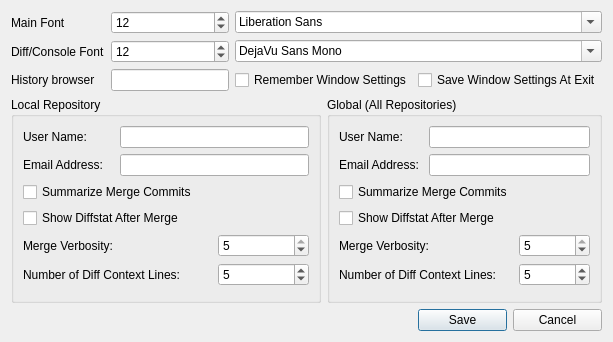
<ui version="4.0" >
 <class>options</class>
 <widget class="QDialog" name="options" >
  <property name="windowModality" >
   <enum>Qt::ApplicationModal</enum>
  </property>
  <property name="geometry" >
   <rect>
    <x>0</x>
    <y>0</y>
    <width>613</width>
    <height>342</height>
   </rect>
  </property>
  <property name="windowTitle" >
   <string>Options</string>
  </property>
  <layout class="QGridLayout" >
   <item row="0" column="0" >
    <widget class="QLabel" name="label_2" >
     <property name="text" >
      <string>Main Font</string>
     </property>
    </widget>
   </item>
   <item row="0" column="1" colspan="2" >
    <widget class="QSpinBox" name="global_ugit_fontui_size" >
     <property name="minimum" >
      <number>8</number>
     </property>
     <property name="value" >
      <number>12</number>
     </property>
    </widget>
   </item>
   <item row="0" column="3" colspan="4" >
    <widget class="QFontComboBox" name="global_ugit_fontui" >
     <property name="currentFont" >
      <font>
       <family>Helvetica</family>
      </font>
     </property>
    </widget>
   </item>
   <item row="1" column="0" >
    <widget class="QLabel" name="label_3" >
     <property name="text" >
      <string>Diff/Console Font</string>
     </property>
    </widget>
   </item>
   <item row="1" column="1" colspan="2" >
    <widget class="QSpinBox" name="global_ugit_fontdiff_size" >
     <property name="minimum" >
      <number>8</number>
     </property>
     <property name="value" >
      <number>12</number>
     </property>
    </widget>
   </item>
   <item row="1" column="3" colspan="4" >
    <widget class="QFontComboBox" name="global_ugit_fontdiff" >
     <property name="fontFilters" >
      <set>QFontComboBox::MonospacedFonts</set>
     </property>
     <property name="currentFont" >
      <font>
       <family>Andale Mono</family>
      </font>
     </property>
    </widget>
   </item>
   <item row="2" column="0" >
    <widget class="QLabel" name="label_11" >
     <property name="text" >
      <string>History browser</string>
     </property>
    </widget>
   </item>
   <item row="2" column="1" colspan="2" >
    <widget class="QLineEdit" name="global_ugit_historybrowser" >
     <property name="text" >
      <string/>
     </property>
    </widget>
   </item>
   <item row="3" column="0" colspan="4" >
    <widget class="QGroupBox" name="local_groupbox" >
     <property name="title" >
      <string>Local Repository</string>
     </property>
     <layout class="QGridLayout" >
      <item row="0" column="0" >
       <widget class="QLabel" name="label_4" >
        <property name="text" >
         <string>User Name:</string>
        </property>
       </widget>
      </item>
      <item row="0" column="1" colspan="2" >
       <widget class="QLineEdit" name="local_user_name" />
      </item>
      <item row="1" column="0" >
       <widget class="QLabel" name="label_5" >
        <property name="text" >
         <string>Email Address:</string>
        </property>
       </widget>
      </item>
      <item row="1" column="1" colspan="2" >
       <widget class="QLineEdit" name="local_user_email" />
      </item>
      <item row="2" column="0" colspan="2" >
       <widget class="QCheckBox" name="local_merge_summary" >
        <property name="text" >
         <string>Summarize Merge Commits</string>
        </property>
       </widget>
      </item>
      <item row="3" column="0" colspan="3" >
       <widget class="QCheckBox" name="local_merge_diffstat" >
        <property name="text" >
         <string>Show Diffstat After Merge</string>
        </property>
       </widget>
      </item>
      <item row="4" column="0" colspan="2" >
       <widget class="QLabel" name="label_6" >
        <property name="text" >
         <string>Merge Verbosity:</string>
        </property>
       </widget>
      </item>
      <item row="4" column="2" >
       <widget class="QSpinBox" name="local_merge_verbosity" >
        <property name="minimum" >
         <number>0</number>
        </property>
        <property name="maximum" >
         <number>5</number>
        </property>
        <property name="value" >
         <number>5</number>
        </property>
       </widget>
      </item>
      <item row="5" column="0" colspan="2" >
       <widget class="QLabel" name="label" >
        <property name="text" >
         <string>Number of Diff Context Lines:</string>
        </property>
       </widget>
      </item>
      <item row="5" column="2" >
       <widget class="QSpinBox" name="local_gui_diffcontext" >
        <property name="minimum" >
         <number>2</number>
        </property>
        <property name="value" >
         <number>5</number>
        </property>
       </widget>
      </item>
     </layout>
    </widget>
   </item>
   <item row="3" column="4" colspan="3" >
    <widget class="QGroupBox" name="globalGroupBox" >
     <property name="title" >
      <string>Global (All Repositories)</string>
     </property>
     <layout class="QGridLayout" >
      <item row="0" column="0" >
       <widget class="QLabel" name="label_7" >
        <property name="text" >
         <string>User Name:</string>
        </property>
       </widget>
      </item>
      <item row="0" column="1" colspan="2" >
       <widget class="QLineEdit" name="global_user_name" />
      </item>
      <item row="1" column="0" >
       <widget class="QLabel" name="label_8" >
        <property name="text" >
         <string>Email Address:</string>
        </property>
       </widget>
      </item>
      <item row="1" column="1" colspan="2" >
       <widget class="QLineEdit" name="global_user_email" />
      </item>
      <item row="2" column="0" colspan="2" >
       <widget class="QCheckBox" name="global_merge_summary" >
        <property name="text" >
         <string>Summarize Merge Commits</string>
        </property>
       </widget>
      </item>
      <item row="3" column="0" colspan="3" >
       <widget class="QCheckBox" name="global_merge_diffstat" >
        <property name="text" >
         <string>Show Diffstat After Merge</string>
        </property>
       </widget>
      </item>
      <item row="4" column="0" colspan="2" >
       <widget class="QLabel" name="label_10" >
        <property name="text" >
         <string>Merge Verbosity:</string>
        </property>
       </widget>
      </item>
      <item row="4" column="2" >
       <widget class="QSpinBox" name="global_merge_verbosity" >
        <property name="minimum" >
         <number>0</number>
        </property>
        <property name="maximum" >
         <number>5</number>
        </property>
        <property name="value" >
         <number>5</number>
        </property>
       </widget>
      </item>
      <item row="5" column="0" colspan="2" >
       <widget class="QLabel" name="label_9" >
        <property name="text" >
         <string>Number of Diff Context Lines:</string>
        </property>
       </widget>
      </item>
      <item row="5" column="2" >
       <widget class="QSpinBox" name="global_gui_diffcontext" >
        <property name="minimum" >
         <number>2</number>
        </property>
        <property name="value" >
         <number>5</number>
        </property>
       </widget>
      </item>
     </layout>
    </widget>
   </item>
   <item row="4" column="0" colspan="5" >
    <spacer>
     <property name="orientation" >
      <enum>Qt::Horizontal</enum>
     </property>
     <property name="sizeHint" >
      <size>
       <width>331</width>
       <height>20</height>
      </size>
     </property>
    </spacer>
   </item>
   <item row="4" column="5" >
    <widget class="QPushButton" name="save_button" >
     <property name="text" >
      <string>Save</string>
     </property>
     <property name="default" >
      <bool>true</bool>
     </property>
    </widget>
   </item>
   <item row="4" column="6" >
    <widget class="QPushButton" name="cancel_button" >
     <property name="text" >
      <string>Cancel</string>
     </property>
    </widget>
   </item>
   <item row="2" column="3" colspan="2" >
    <widget class="QCheckBox" name="global_ugit_savewindowsettings" >
     <property name="text" >
      <string>Remember Window Settings</string>
     </property>
    </widget>
   </item>
   <item row="2" column="5" colspan="2" >
    <widget class="QCheckBox" name="global_ugit_saveatexit" >
     <property name="text" >
      <string>Save Window Settings At Exit</string>
     </property>
    </widget>
   </item>
  </layout>
 </widget>
 <resources/>
 <connections>
  <connection>
   <sender>cancel_button</sender>
   <signal>released()</signal>
   <receiver>options</receiver>
   <slot>reject()</slot>
   <hints>
    <hint type="sourcelabel" >
     <x>563</x>
     <y>319</y>
    </hint>
    <hint type="destinationlabel" >
     <x>306</x>
     <y>170</y>
    </hint>
   </hints>
  </connection>
 </connections>
</ui>
